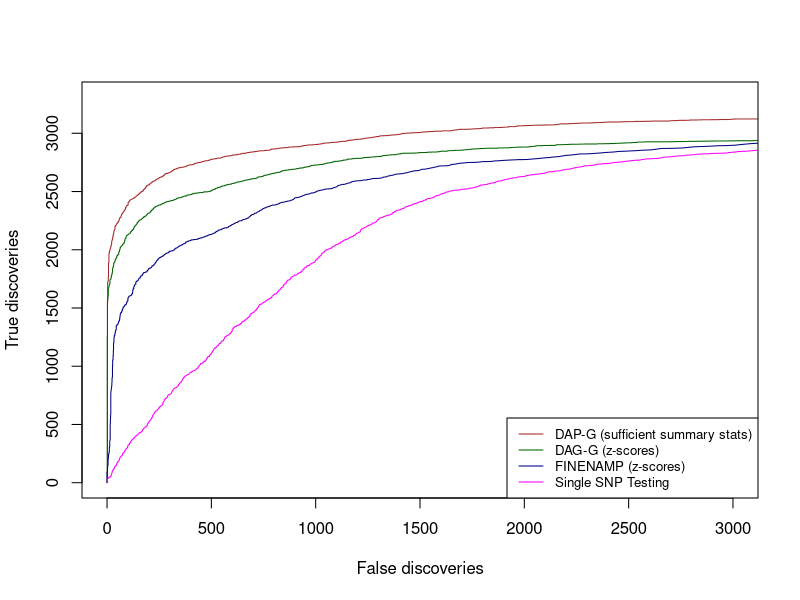

The R source for this figure:
pdf(file="roc.pdf",width=8,height=8,bg="white")

d1 = read.table("dap_sss.roc.sort.dat")
tv= sort(unique(d1$V2),decreasing=T)
ttv = tv[tv>1e-4]
rst1  = t(sapply(ttv, function(x) c(sum(d1$V3[d1$V2>=x]), length(d1$V3[d1$V2>=x]))))
fd1 = rst1[,2]-rst1[,1]
plot(rst1[,1]~fd1,t="l",col="brown",xlim=c(0,3000),ylab = "True discoveries", xlab ="False discoveries")


d2 = read.table("dap_z.roc.sort.dat")
tv= sort(unique(d2$V2),decreasing=T)
ttv = tv[tv>1e-4]
rst2  = t(sapply(ttv, function(x) c(sum(d2$V3[d2$V2>=x]), length(d2$V3[d2$V2>=x]))))
fd2 = rst2[,2]-rst2[,1]
lines(rst2[,1]~fd2,col="darkgreen")


d3 = read.table("finemap.roc.sort.dat")
tv= sort(unique(d3$V2),decreasing=T)
ttv = tv[tv>1e-4]
rst3  = t(sapply(ttv, function(x) c(sum(d3$V3[d3$V2>=x]), length(d3$V3[d3$V2>=x]))))
fd3 = rst3[,2]-rst3[,1]
lines(rst3[,1]~fd3,col="navyblue")



d4 = read.table("single.roc.sort.dat")
tv= sort(unique(d4$V2),decreasing=T)
ttv = tv[tv>-0.1]
rst4  = t(sapply(ttv, function(x) c(sum(d4$V3[d4$V2>=x]), length(d4$V3[d4$V2>=x]))))
fd4 = rst4[,2]-rst4[,1]
lines(rst4[,1]~fd4,col="magenta")


legend("bottomright", legend=c("DAP-G (sufficient summary stats)", "DAG-G (z-scores)", "FINENAMP (z-scores)", "Single SNP Testing"),
       col=c("brown", "darkgreen", "navyblue", "magenta"), lty=c(1,1,1,1), cex=0.8)

dev.off()

